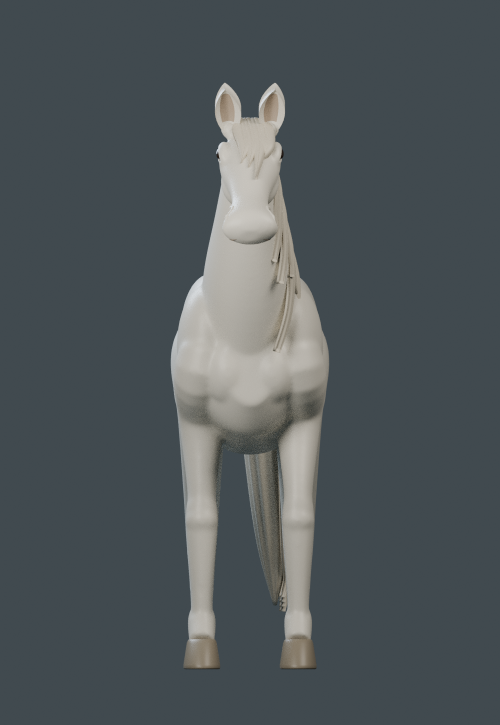
#> input picture design/stage_02/renders/03_front.png, 1000 x 1450 px, given in place of 01_hero_three_quarter.png, which was not available (shown at 1/2 size); the run also reads 1 picture not shown here
$ python publish_packet.py
#> lines starting #> are read from the running program, lines starting #| are printed output that depends on the picture; pictures that were not available may be replaced by others from this repository, and a replacement may not be noted
"""Generate lightweight review images, Vietnamese PDF and model ZIP locally."""
from pathlib import Path
import json
from PIL import Image, ImageDraw, ImageFont
from reportlab.pdfgen import canvas
from reportlab.pdfbase import pdfmetrics
from reportlab.pdfbase.ttfonts import TTFont
from reportlab.lib.units import mm
from reportlab.lib.colors import HexColor
from zipfile import ZipFile, ZIP_DEFLATED
import re

OUT=Path(__file__).resolve().parents[1]; R=OUT/'renders'
fontpath='/usr/share/fonts/truetype/dejavu/DejaVuSans.ttf'
boldpath='/usr/share/fonts/truetype/dejavu/DejaVuSans-Bold.ttf'
f=ImageFont.truetype(fontpath,29); fb=ImageFont.truetype(boldpath,44)

def contain(path,size):
#> called with size = (1600, 1400)
    im=Image.open(path).convert('RGB'); im.thumbnail(size,Image.Resampling.LANCZOS); return im
hero=contain(R/'01_hero_three_quarter.png',(1600,1400)); hero.save(R/'hero_preview.jpg',quality=92,optimize=True)
compare=Image.new('RGB',(2000,1000),'#132125'); d=ImageDraw.Draw(compare)
#> after `compare = Image.new('RGB', (2000, 1000), '#132125')`:
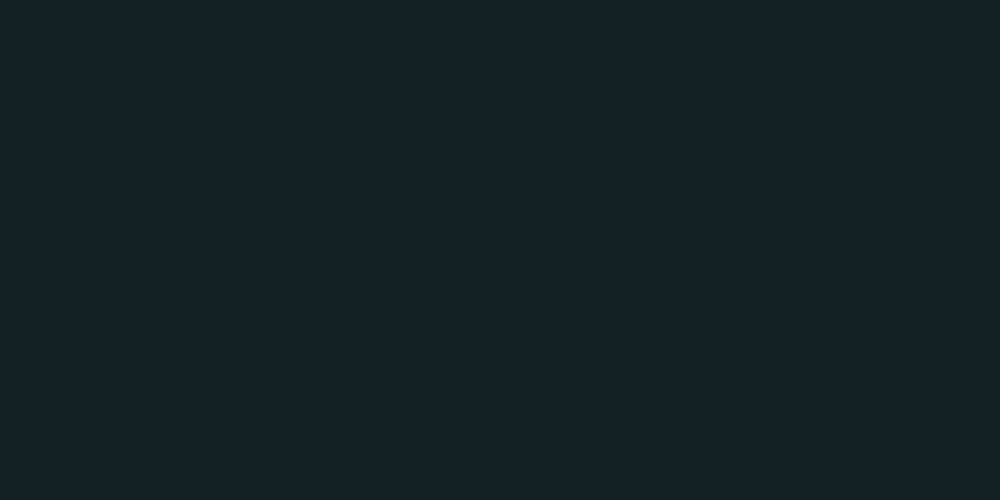
#> compare: PIL image 2000x1000 RGB (shown at 1/2 size); mean R, G, B 19, 33, 37
d.text((55,28),'NGỰA V01 → V02',font=fb,fill='#eee8dc')
d.text((55,88),'Cùng camera góc nghiêng và đơn vị cm · Hình từ mesh Blender',font=f,fill='#aebeb8')
for x,path,label in [(35,R/'before_v01_profile.png','V01 — mẫu ban đầu'),(1020,R/'02_profile_left.png','V02 — dựng lại hình khối và chi tiết')]:
    im=contain(path,(945,770)); compare.paste(im,(x+(945-im.width)//2,145+(770-im.height)//2))
#> call 2 of contain, with size = (945, 770)
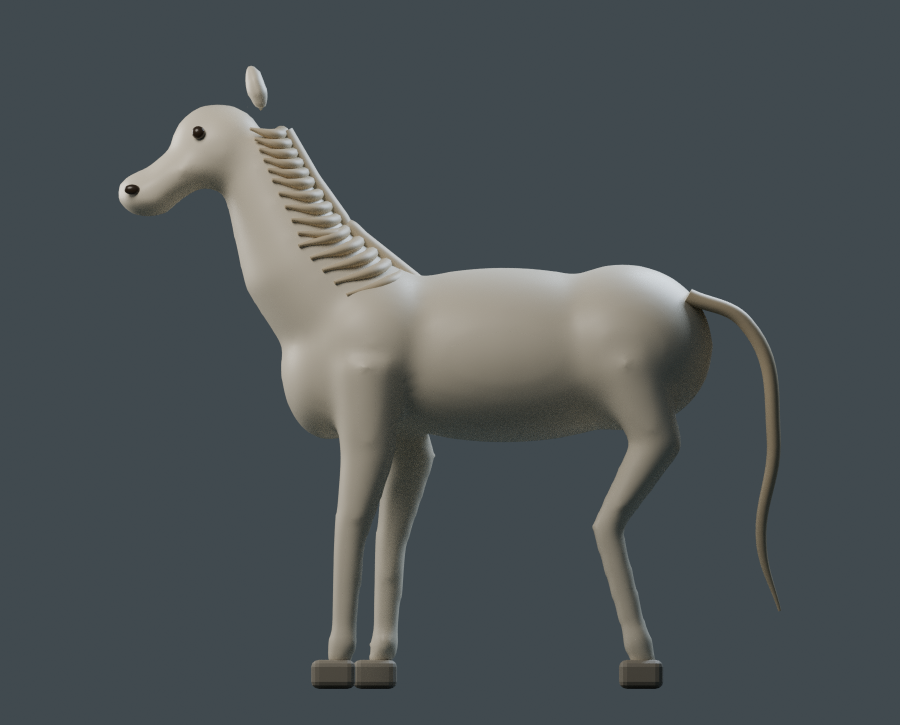
#> input picture design/stage_02/renders/before_v01_profile.png, 1800 x 1450 px (shown at 1/2 size)
#> after `compare.paste(im, (x + (945 - im.width) // 2, 145 + (770 - im.height) `:
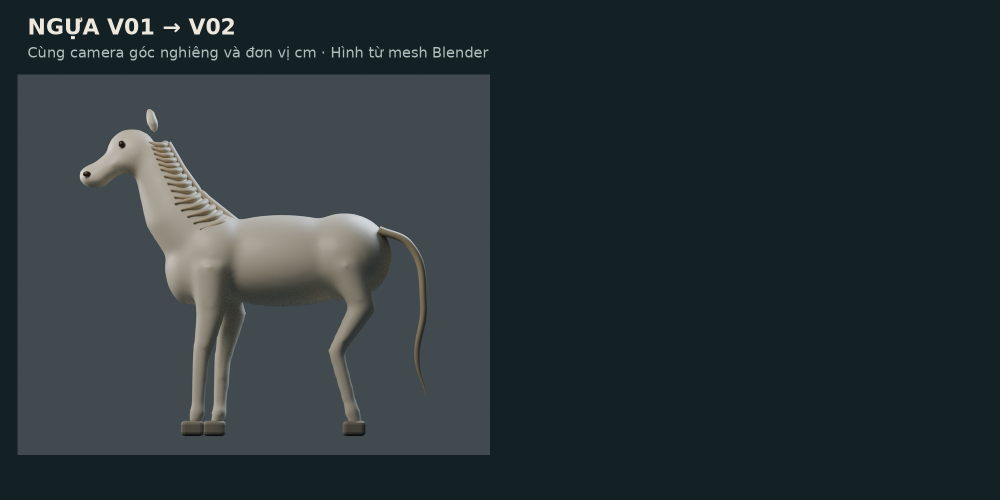
#> compare: PIL image 2000x1000 RGB (shown at 1/2 size); mean R, G, B 40.8, 52.1, 55.4
    d.text((x+20,945),label,font=f,fill='#eee8dc')
#> pass 2 of the loop `for x,path,label in [(35,R/'before_v01_profile.png','V01 — mẫu ban đầu..`:
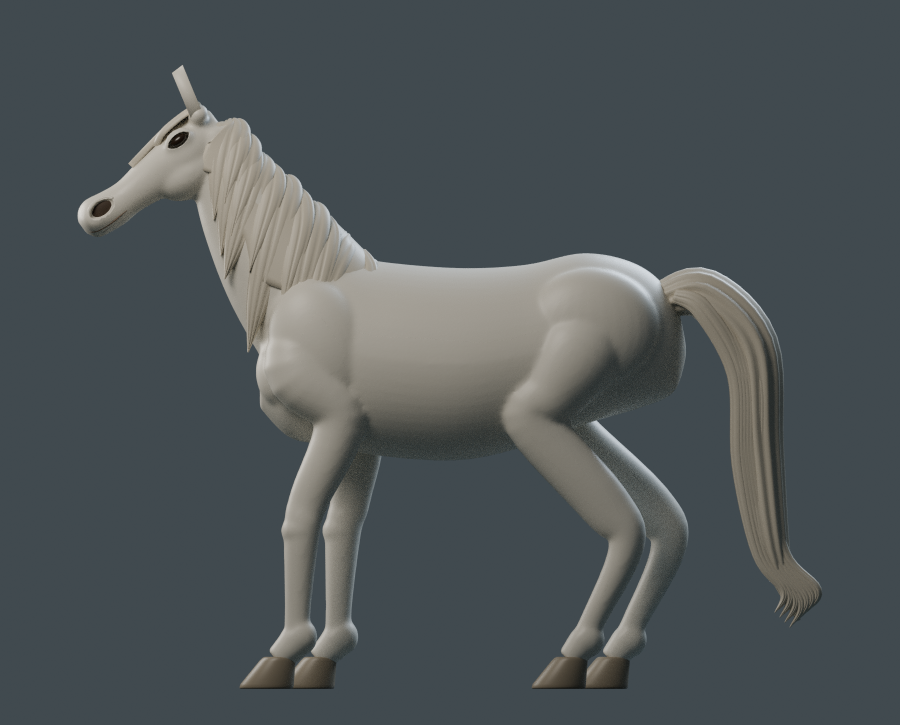
#> input picture design/stage_02/renders/02_profile_left.png, 1800 x 1450 px (shown at 1/2 size)
#> im: PIL image 1800x1450 RGB
#> im: PIL image 945x761 RGB
#> `compare.paste(im, (x + (945 - im.width) // 2, 145 + (770 - im.height) `:
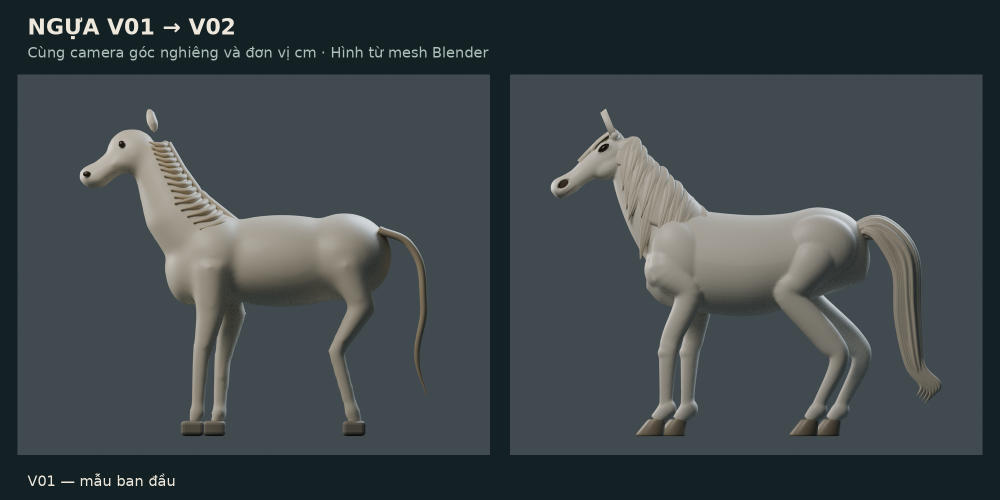
#> compare: PIL image 2000x1000 RGB (shown at 1/2 size); mean R, G, B 62.6, 71.1, 73.7
compare.save(R/'comparison_v01_v02.jpg',quality=92,optimize=True)
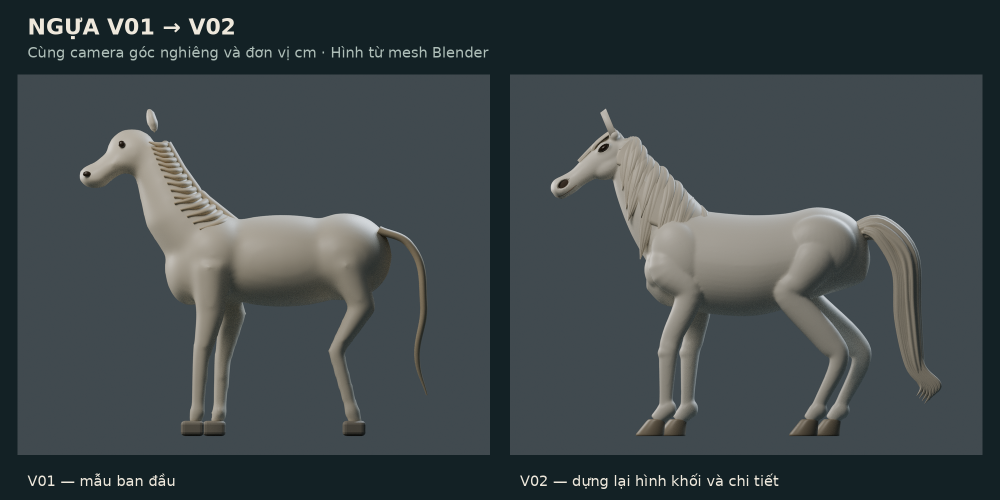
#> saved as comparison_v01_v02.jpg: PIL image 2000x1000 RGB (shown at 1/2 size); mean R, G, B 62.9, 71.4, 73.9

board=Image.new('RGB',(2000,2160),'#132125'); d=ImageDraw.Draw(board)
#> after `board = Image.new('RGB', (2000, 2160), '#132125')`:
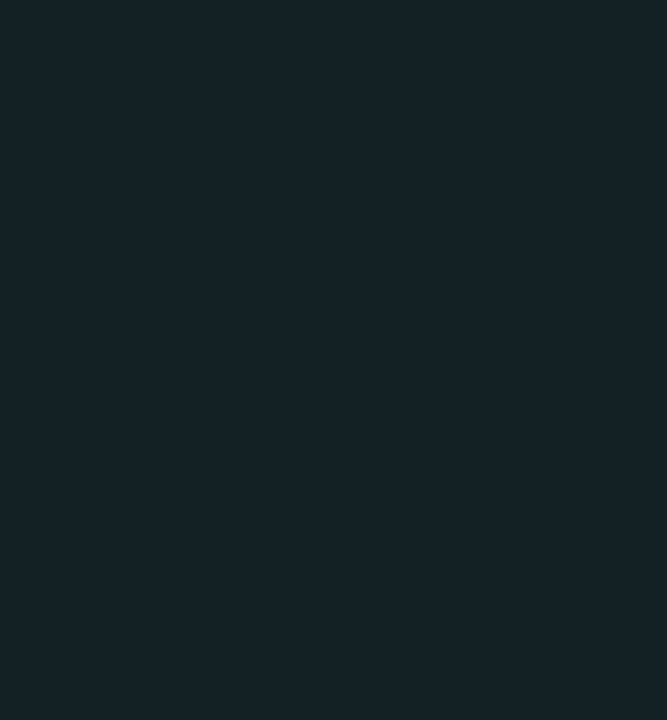
#> board: PIL image 2000x2160 RGB (shown at 1/3 size); mean R, G, B 19, 33, 37
d.text((55,30),'CHI TIẾT NGỰA V02',font=fb,fill='#eee8dc')
d.text((55,95),'Các góc cận từ cùng một ngựa đứng · Tượng cách điệu',font=f,fill='#aebeb8')
for i,(fn,label) in enumerate([('05_head_detail','Hốc mắt, sống mũi, lỗ mũi và tai'),('06_mane_detail','Bờm chồng lớp, rãnh chạy dọc'),('07_leg_and_hoof_detail','Khớp chân, gân và vách móng nghiêng'),('08_tail_detail','Đuôi có lõi và lọn tóc cong')]):
    x=35+(i%2)*990; y=160+(i//2)*990
    im=contain(R/(fn+'.png'),(930,870)); board.paste(im,(x+(930-im.width)//2,y+(870-im.height)//2))
#> call 4 of contain, with size = (930, 870)
#> in contain (call 4), `im.thumbnail(size, Image.Resampling.LANCZOS)`:
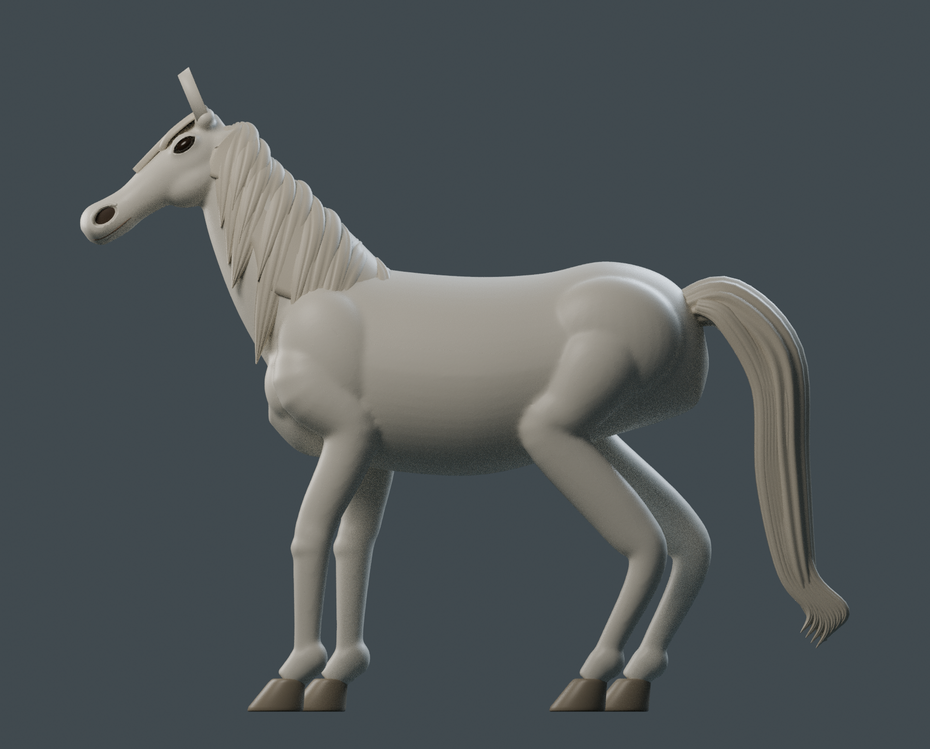
#> im: PIL image 930x749 RGB; mean R, G, B 79, 85.5, 87.5
#> after `board.paste(im, (x + (930 - im.width) // 2, y + (870 - im.height) // 2`:
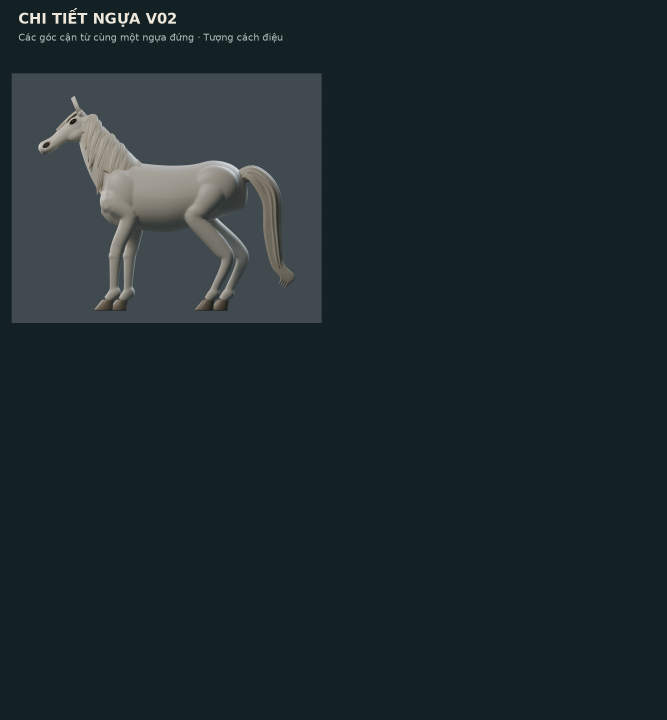
#> board: PIL image 2000x2160 RGB (shown at 1/3 size); mean R, G, B 29.2, 41.9, 45.6
    d.text((x+10,y+905),label,font=f,fill='#eee8dc')
#> pass 2 of the loop `for i,(fn,label) in enumerate([('05_head_detail','Hốc mắt, sống mũi, l..`:
#> `board.paste(im, (x + (930 - im.width) // 2, y + (870 - im.height) // 2`:
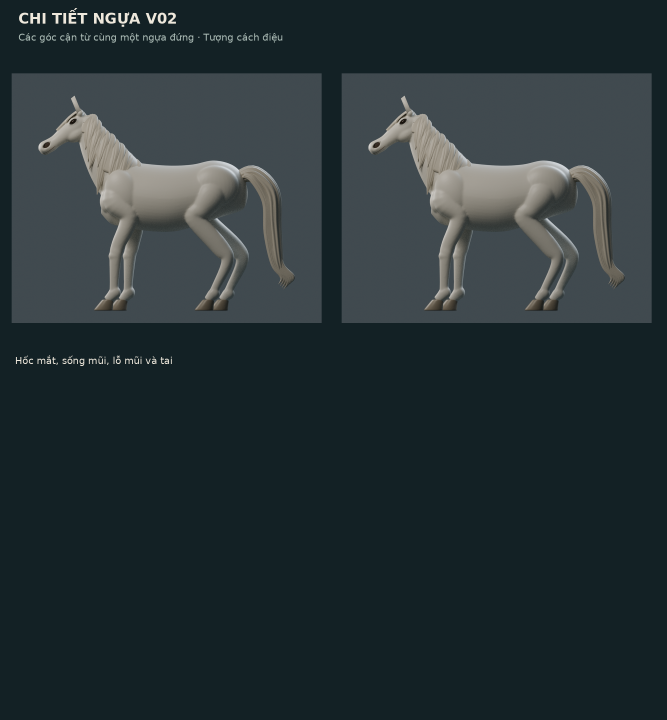
#> board: PIL image 2000x2160 RGB (shown at 1/3 size); mean R, G, B 39, 50.5, 53.9
#> (the run stopped early here; a loop or call above may not have finished)
